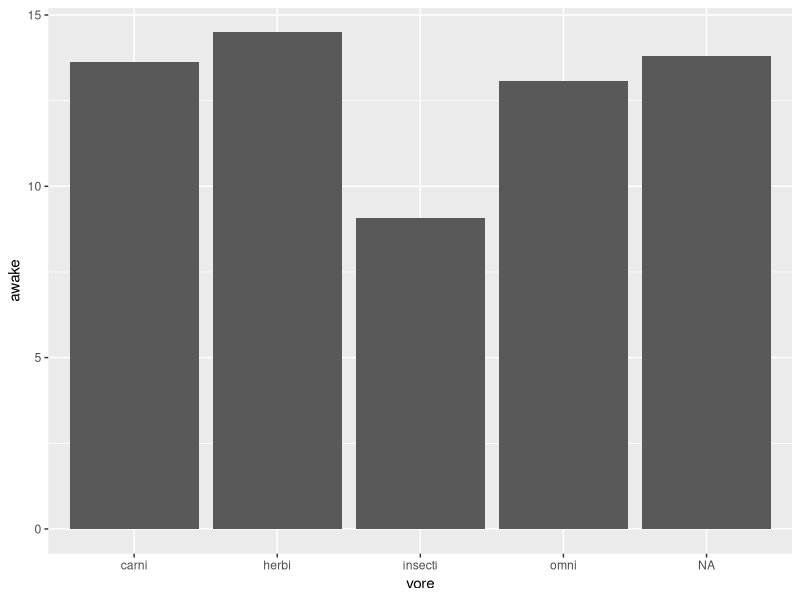
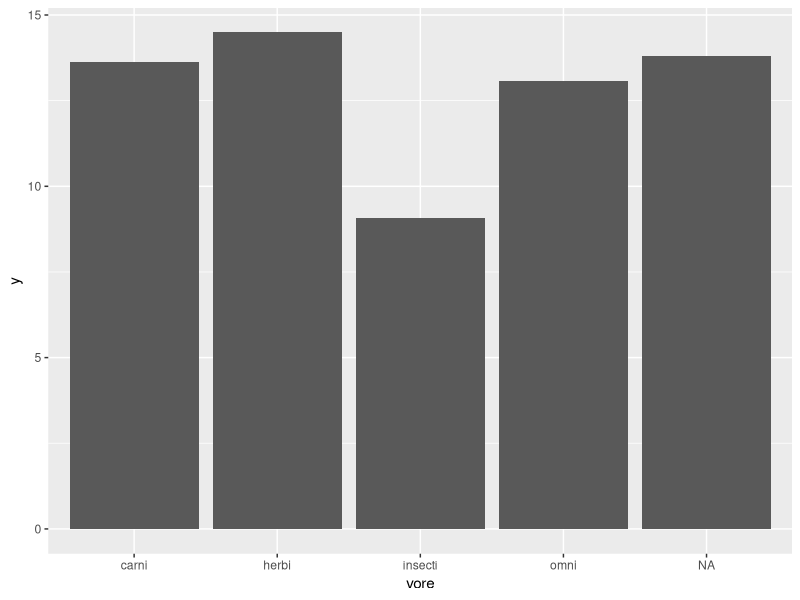
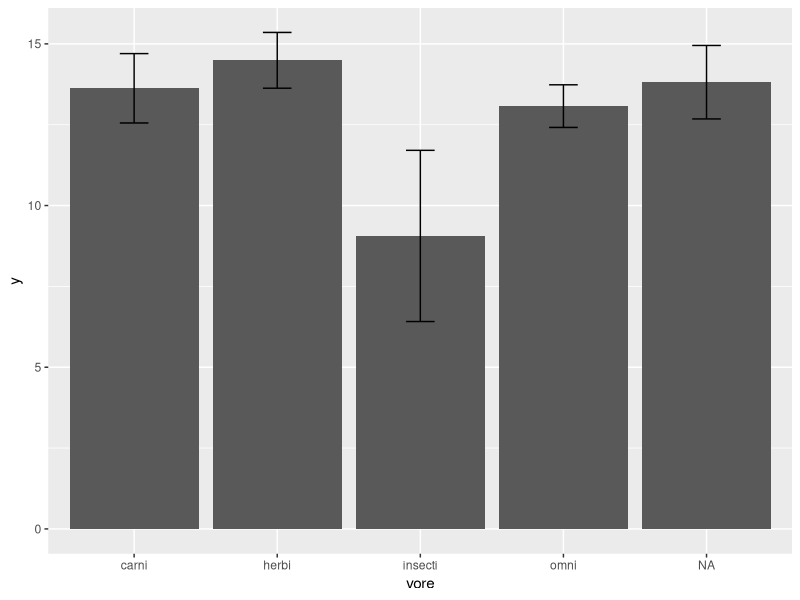
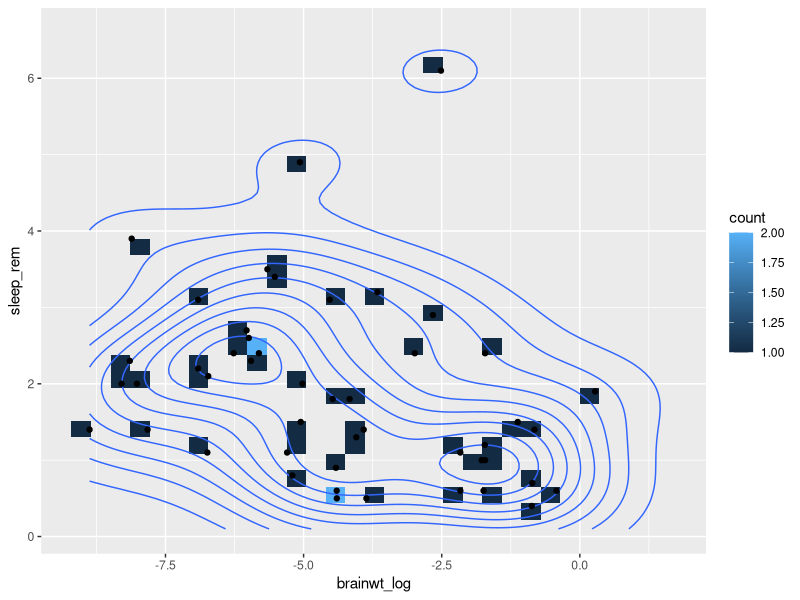
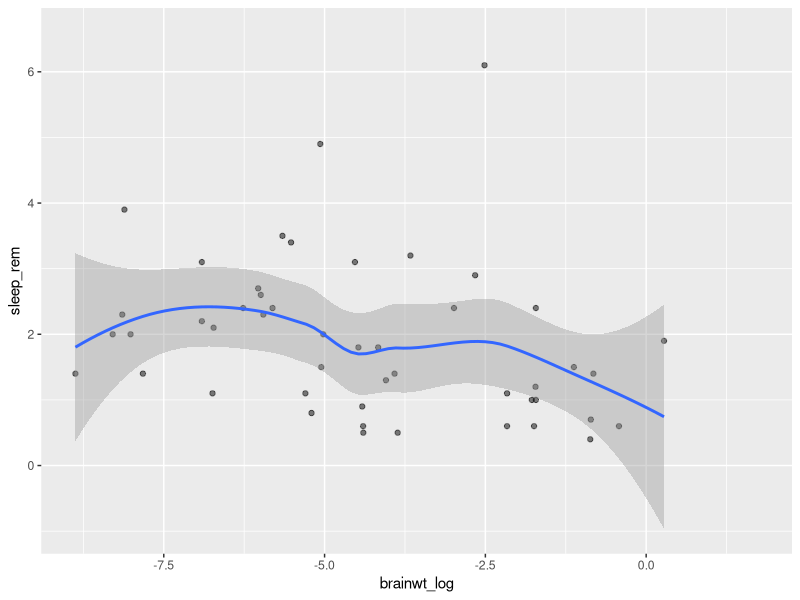
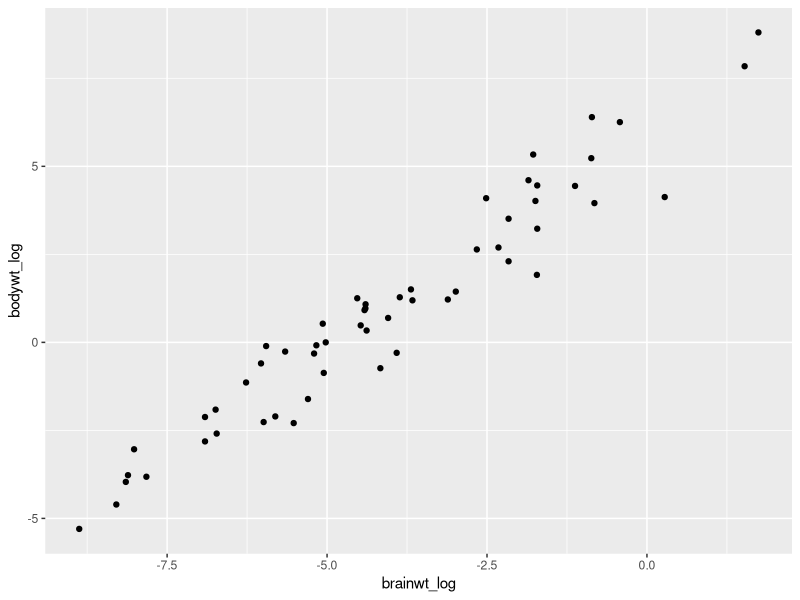
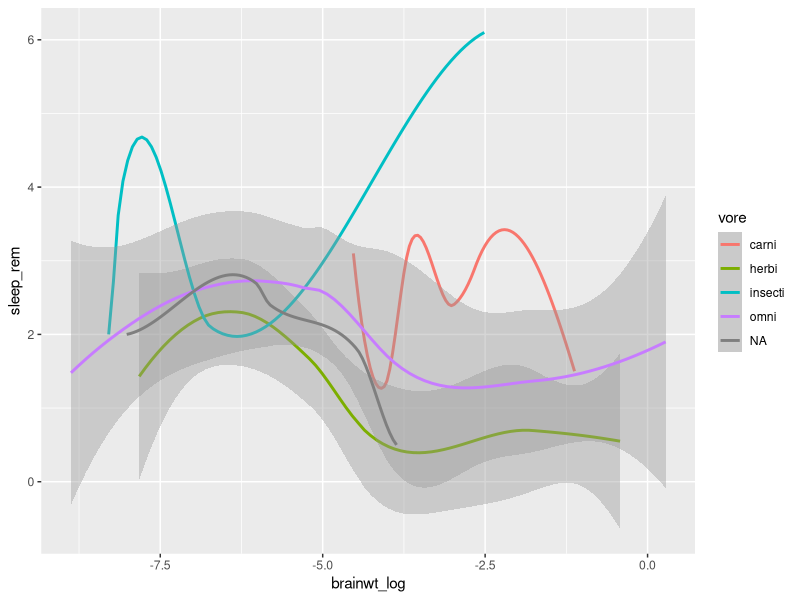
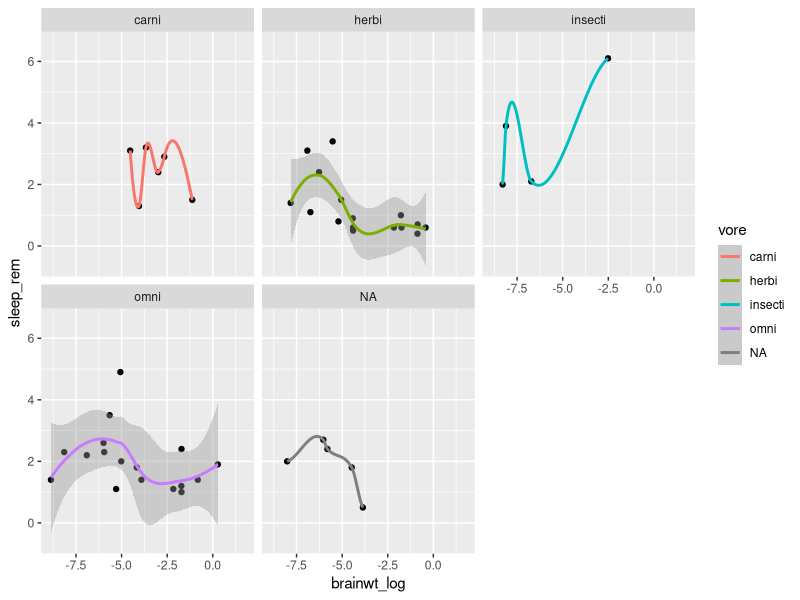

These charts were generated, in order, by the following R code:
## ---- chunk 1
library(ggplot2)
library(tidyverse)
msleep2 <- msleep %>% mutate(brainwt_log = log(brainwt))
## ---- chunk 2
ggplot(msleep2, aes(x = vore, y = awake)) + 
  geom_bar(stat = "summary", fun = "mean")
## ---- chunk 3
feeding.data <- msleep2 %>% group_by(vore) %>% 
  summarize(mean_se(awake))
feeding.data
## ---- chunk 4
ggplot(feeding.data, aes(x = vore, y = y)) + 
  geom_bar(stat = "identity")
## ---- chunk 5
ggplot(feeding.data, aes(x = vore, y = y)) + 
  geom_bar(stat = "identity") + 
  geom_errorbar(aes(ymin = ymin, ymax = ymax),
                width = 0.2)
## ---- chunk 6
ggplot(data = msleep2, mapping = aes(x = brainwt_log, y = sleep_rem)) +
    geom_bin2d() +
    geom_density_2d() +
    geom_point()
## ---- chunk 7
ggplot(data = msleep2, mapping = aes(x = brainwt_log, y = sleep_rem)) +
    geom_point(alpha = 0.5) +
    geom_smooth()

msleep3 <- msleep2 %>% mutate(bodywt_log = log(bodywt))

my.plot <- ggplot(msleep3, aes(x = brainwt_log, y = bodywt_log)) + 
  geom_point()
my.plot

## ---- chunk 8
ggplot(data = msleep2, mapping = aes(x = brainwt_log, y = sleep_rem)) +
    geom_smooth(aes(color = vore)) 
## ---- chunk 9
ggplot(data = msleep2, mapping = aes(x = brainwt_log, y = sleep_rem)) +
    geom_point() +
    geom_smooth(aes(color = vore)) +
    facet_wrap( ~ vore)
